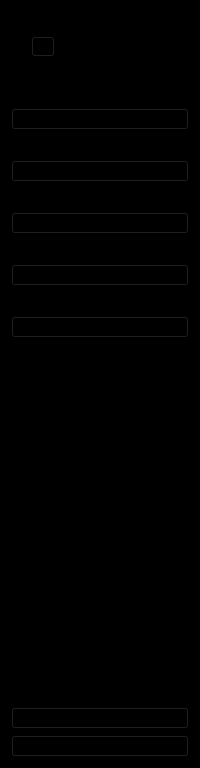
      <widget class="QWidget" name="icon_text" native="true">
       <property name="styleSheet">
        <string notr="true">background-color: rgb(0, 0, 0);</string>
       </property>
       <layout class="QVBoxLayout" name="verticalLayout_6">
        <item>
         <layout class="QHBoxLayout" name="horizontalLayout">
          <property name="spacing">
           <number>8</number>
          </property>
          <property name="leftMargin">
           <number>20</number>
          </property>
          <property name="topMargin">
           <number>20</number>
          </property>
          <property name="rightMargin">
           <number>0</number>
          </property>
          <item>
           <widget class="QToolButton" name="toolButton_2">
            <property name="enabled">
             <bool>true</bool>
            </property>
            <property name="text">
             <string>...</string>
            </property>
            <property name="icon">
             <iconset resource="../resources/rec.qrc">
              <normaloff>:/icons/icons/logo.png</normaloff>:/icons/icons/logo.png</iconset>
            </property>
            <property name="iconSize">
             <size>
              <width>40</width>
              <height>40</height>
             </size>
            </property>
           </widget>
          </item>
          <item>
           <widget class="QLabel" name="label_3">
            <property name="font">
             <font>
              <pointsize>20</pointsize>
              <bold>true</bold>
             </font>
            </property>
            <property name="text">
             <string>School</string>
            </property>
            <property name="scaledContents">
             <bool>false</bool>
            </property>
           </widget>
          </item>
         </layout>
        </item>
        <item>
         <layout class="QVBoxLayout" name="verticalLayout">
          <property name="spacing">
           <number>30</number>
          </property>
          <property name="topMargin">
           <number>40</number>
          </property>
          <item>
           <widget class="QPushButton" name="dashboard_b">
            <property name="text">
             <string>  Dashboard</string>
            </property>
            <property name="icon">
             <iconset resource="../resources/rec.qrc">
              <normaloff>:/icons/icons/dashboardsmall1.png</normaloff>
              <normalon>:/icons/icons/dashboardsmall2.png</normalon>:/icons/icons/dashboardsmall1.png</iconset>
            </property>
            <property name="iconSize">
             <size>
              <width>100</width>
              <height>20</height>
             </size>
            </property>
            <property name="checkable">
             <bool>true</bool>
            </property>
            <property name="checked">
             <bool>false</bool>
            </property>
            <property name="autoExclusive">
             <bool>true</bool>
            </property>
           </widget>
          </item>
          <item>
           <widget class="QPushButton" name="subject_b">
            <property name="text">
             <string>  Subject</string>
            </property>
            <property name="icon">
             <iconset resource="../resources/rec.qrc">
              <normaloff>:/icons/icons/institutionsmall1.png</normaloff>
              <normalon>:/icons/icons/institutionsmall2.png</normalon>:/icons/icons/institutionsmall1.png</iconset>
            </property>
            <property name="iconSize">
             <size>
              <width>100</width>
              <height>20</height>
             </size>
            </property>
            <property name="checkable">
             <bool>true</bool>
            </property>
            <property name="autoExclusive">
             <bool>true</bool>
            </property>
           </widget>
          </item>
          <item>
           <widget class="QPushButton" name="classes_b">
            <property name="text">
             <string>  Classes</string>
            </property>
            <property name="icon">
             <iconset resource="../resources/rec.qrc">
              <normaloff>:/icons/icons/dashboardsmall1.png</normaloff>
              <normalon>:/icons/icons/dashboardsmall2.png</normalon>:/icons/icons/dashboardsmall1.png</iconset>
            </property>
            <property name="iconSize">
             <size>
              <width>100</width>
              <height>20</height>
             </size>
            </property>
            <property name="checkable">
             <bool>true</bool>
            </property>
            <property name="autoExclusive">
             <bool>true</bool>
            </property>
           </widget>
          </item>
          <item>
           <widget class="QPushButton" name="teachers_b">
            <property name="text">
             <string>  Teachers</string>
            </property>
            <property name="icon">
             <iconset resource="../resources/rec.qrc">
              <normaloff>:/icons/icons/teacherssmall1.png</normaloff>
              <normalon>:/icons/icons/teacherssmall2.png</normalon>:/icons/icons/teacherssmall1.png</iconset>
            </property>
            <property name="iconSize">
             <size>
              <width>100</width>
              <height>20</height>
             </size>
            </property>
            <property name="checkable">
             <bool>true</bool>
            </property>
            <property name="autoExclusive">
             <bool>true</bool>
            </property>
           </widget>
          </item>
          <item>
           <widget class="QPushButton" name="students_b">
            <property name="text">
             <string>  Students</string>
            </property>
            <property name="icon">
             <iconset resource="../resources/rec.qrc">
              <normaloff>:/icons/icons/studentssmall1.png</normaloff>
              <normalon>:/icons/icons/studentssmall2.png</normalon>:/icons/icons/studentssmall1.png</iconset>
            </property>
            <property name="iconSize">
             <size>
              <width>100</width>
              <height>20</height>
             </size>
            </property>
            <property name="checkable">
             <bool>true</bool>
            </property>
            <property name="autoExclusive">
             <bool>true</bool>
            </property>
           </widget>
          </item>
         </layout>
        </item>
        <item>
         <spacer name="verticalSpacer">
          <property name="orientation">
           <enum>Qt::Orientation::Vertical</enum>
          </property>
          <property name="sizeHint" stdset="0">
           <size>
            <width>28</width>
            <height>363</height>
           </size>
          </property>
         </spacer>
        </item>
        <item>
         <layout class="QVBoxLayout" name="verticalLayout_2">
          <item>
           <widget class="QPushButton" name="settings_b">
            <property name="text">
             <string>  Settings</string>
            </property>
            <property name="icon">
             <iconset resource="../resources/rec.qrc">
              <normaloff>:/icons/icons/settingssmall1.png</normaloff>
              <normalon>:/icons/icons/settingssmall2.png</normalon>:/icons/icons/settingssmall1.png</iconset>
            </property>
            <property name="iconSize">
             <size>
              <width>100</width>
              <height>20</height>
             </size>
            </property>
            <property name="checkable">
             <bool>true</bool>
            </property>
            <property name="autoExclusive">
             <bool>true</bool>
            </property>
           </widget>
          </item>
          <item>
           <widget class="QPushButton" name="logout_b">
            <property name="text">
             <string>  Sign Out</string>
            </property>
            <property name="icon">
             <iconset resource="../resources/rec.qrc">
              <normaloff>:/icons/icons/signoutsmall1.png</normaloff>
              <normalon>:/icons/icons/signoutsmall2.png</normalon>:/icons/icons/signoutsmall1.png</iconset>
            </property>
            <property name="iconSize">
             <size>
              <width>100</width>
              <height>16</height>
             </size>
            </property>
            <property name="checkable">
             <bool>true</bool>
            </property>
            <property name="autoExclusive">
             <bool>true</bool>
            </property>
           </widget>
          </item>
         </layout>
        </item>
       </layout>
      </widget>
